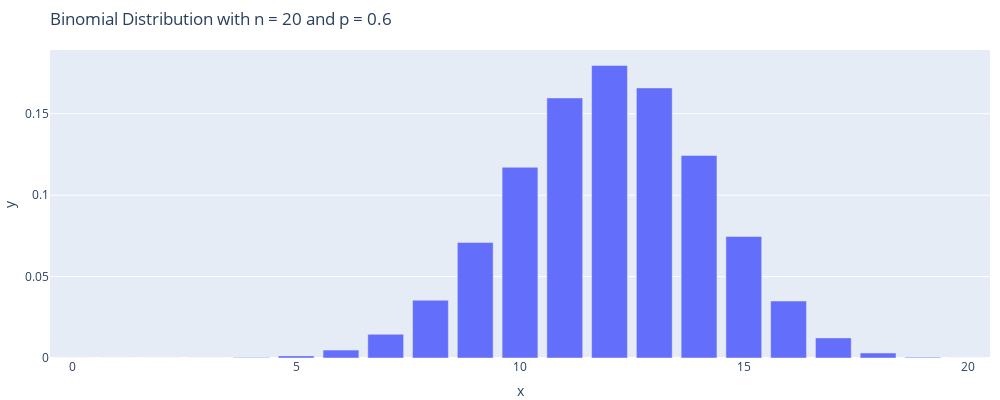

The code cell stored with this chart in its notebook:
### Code cell
import math
import plotly.express as plt
#import matplotlib.pyplot as plt

def binomial(n,p):
    y=[]
    for i in range(n+1):
        y.append((math.comb(n,i))*pow(p,i)*pow((1-p),(n-i)))

    #print(y)
    fig = plt.bar(x=range(n+1),y=y,width = 1000,height = 400,title="Binomial Distribution with n = 20 and p = 0.6")
    fig.update_layout(
    margin=dict(l=0, r=10, t=50, b=0)
)
    fig.show()



ans = binomial(20,0.6)

### Figure 1 — Plotly figure (JSON) as saved in the notebook; plotly's stock layout.template omitted (floating-point values rounded to 4 significant figures)
{"data": [{"alignmentgroup": "True", "hovertemplate": "x=%{x}<br>y=%{y}<extra></extra>", "legendgroup": "", "marker": {"color": "#636efa", "pattern": {"shape": ""}}, "name": "", "offsetgroup": "", "orientation": "v", "showlegend": false, "textposition": "auto", "type": "bar", "x": [0, 1, 2, 3, 4, 5, 6, 7, 8, 9, 10, 11, 12, 13, 14, 15, 16, 17, 18, 19, 20], "xaxis": "x", "y": [1.1e-08, 3.299e-07, 4.7e-06, 4.23e-05, 0.0002697, 0.001294, 0.004854, 0.01456, 0.0355, 0.07099, 0.1171, 0.1597, 0.1797, 0.1659, 0.1244, 0.07465, 0.03499, 0.01235, 0.003087, 0.0004875, 3.656e-05], "yaxis": "y"}], "layout": {"barmode": "relative", "height": 400, "legend": {"tracegroupgap": 0}, "margin": {"b": 0, "l": 0, "r": 10, "t": 50}, "title": {"text": "Binomial Distribution with n = 20 and p = 0.6"}, "width": 1000, "xaxis": {"anchor": "y", "domain": [0, 1], "title": {"text": "x"}}, "yaxis": {"anchor": "x", "domain": [0, 1], "title": {"text": "y"}}}}
